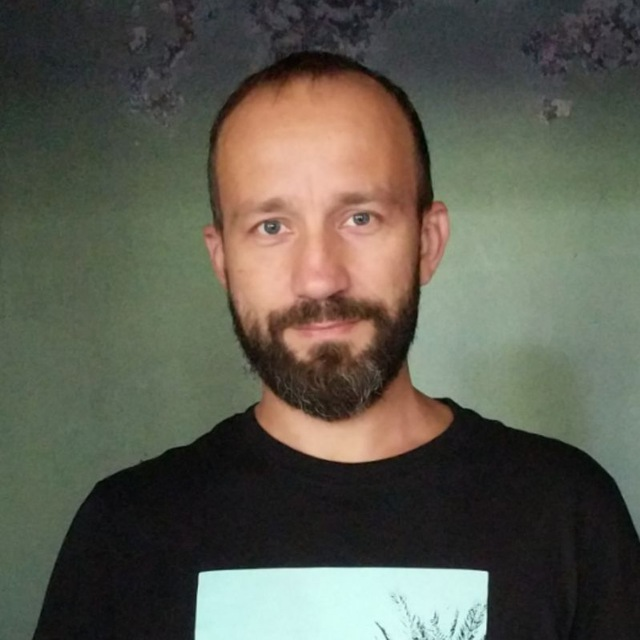
#> input picture 1/img_test_scene.jpg, 640 x 640 px
$ python -i image_processing_basics.py   (imports and definitions only)   (older library calls are emulated)
#> lines starting #> are read from the running program, lines starting #| are printed output that depends on the picture
import cv2
import numpy as np
import matplotlib.pyplot as plt

def binarization(image_path):
    image = cv2.imread(image_path, cv2.IMREAD_GRAYSCALE)
    _, binary_thresh = cv2.threshold(image, 127, 255, cv2.THRESH_BINARY)
    adaptive_thresh = cv2.adaptiveThreshold(image, 255, cv2.ADAPTIVE_THRESH_GAUSSIAN_C, cv2.THRESH_BINARY, 11, 2)

    plt.figure(figsize=(10, 5))
    plt.subplot(1, 3, 1), plt.imshow(image, cmap='gray'), plt.title('Original')
    plt.subplot(1, 3, 2), plt.imshow(binary_thresh, cmap='gray'), plt.title('Threshold')
    plt.subplot(1, 3, 3), plt.imshow(adaptive_thresh, cmap='gray'), plt.title('Adaptive Threshold')
    plt.show()

def sobel_operator(image_path):
#> called with image_path = '../1/img_test_scene.jpg'
    image = cv2.imread(image_path, cv2.IMREAD_GRAYSCALE)
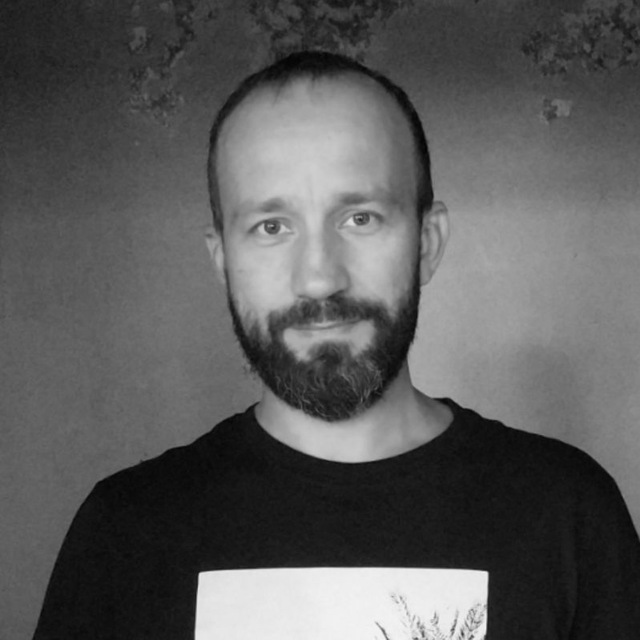
#> image: shape (640, 640); min 2, max 246, mean 90.5
    sobel_x = cv2.Sobel(image, cv2.CV_64F, 1, 0, ksize=3)
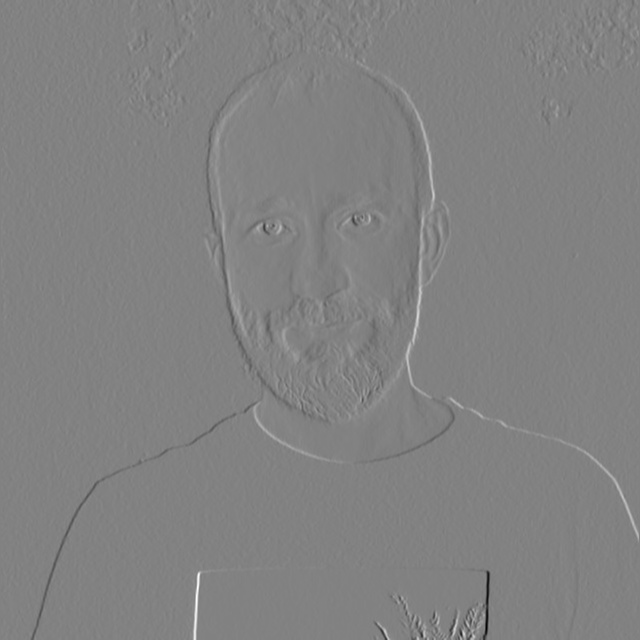
#> sobel_x: shape (640, 640) float64; min -732, max 704, mean 0.2; drawn with min black and max white
    sobel_y = cv2.Sobel(image, cv2.CV_64F, 0, 1, ksize=3)
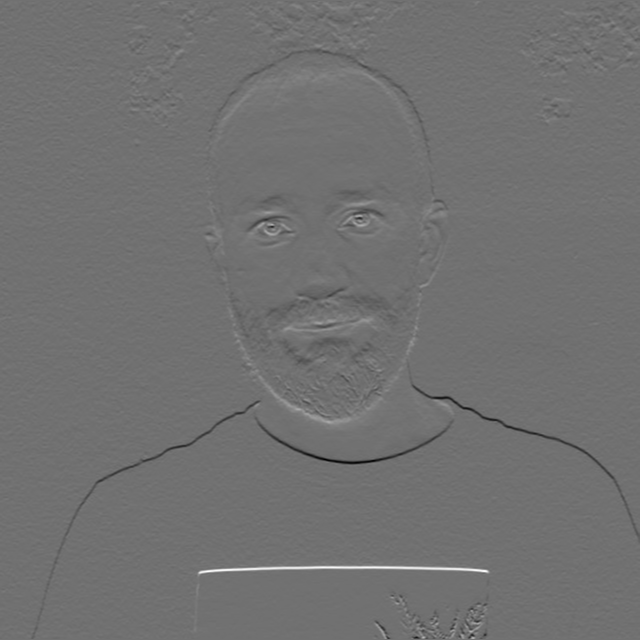
#> sobel_y: shape (640, 640) float64; min -549, max 688, mean 0.8; drawn with min black and max white
    sobel_combined = cv2.magnitude(sobel_x, sobel_y)
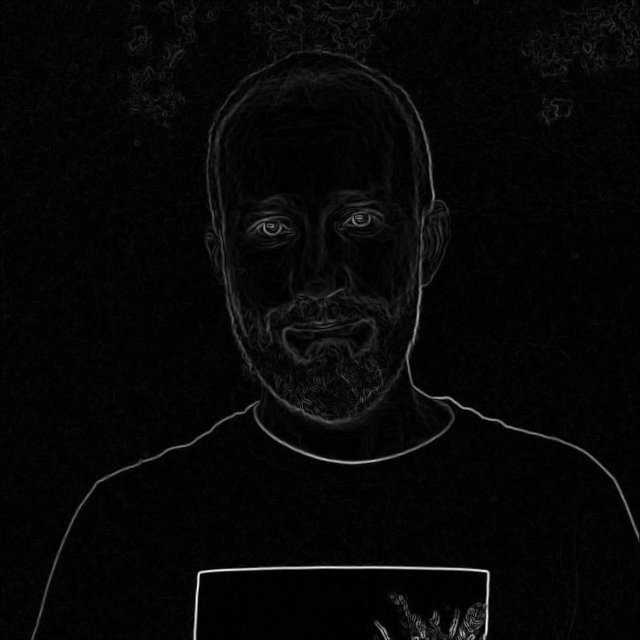
#> sobel_combined: shape (640, 640) float64; min 0, max 732.1, mean 21; drawn with min black and max white

    plt.figure(figsize=(10, 5))
    plt.subplot(1, 3, 1), plt.imshow(image, cmap='gray'), plt.title('Original')
    plt.subplot(1, 3, 2), plt.imshow(np.abs(sobel_x), cmap='gray'), plt.title('Sobel X')
    plt.subplot(1, 3, 3), plt.imshow(np.abs(sobel_y), cmap='gray'), plt.title('Sobel Y')
    plt.show()
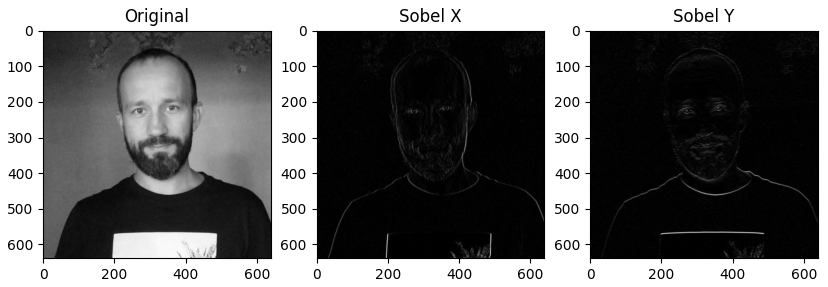
#> figure drawn by matplotlib, 3 panels

def canny_edge_detection(image_path, low_threshold, high_threshold):
#> called with image_path = '../1/img_test_scene.jpg', low_threshold = 50, high_threshold = 150
    image = cv2.imread(image_path, cv2.IMREAD_GRAYSCALE)
    edges = cv2.Canny(image, low_threshold, high_threshold)
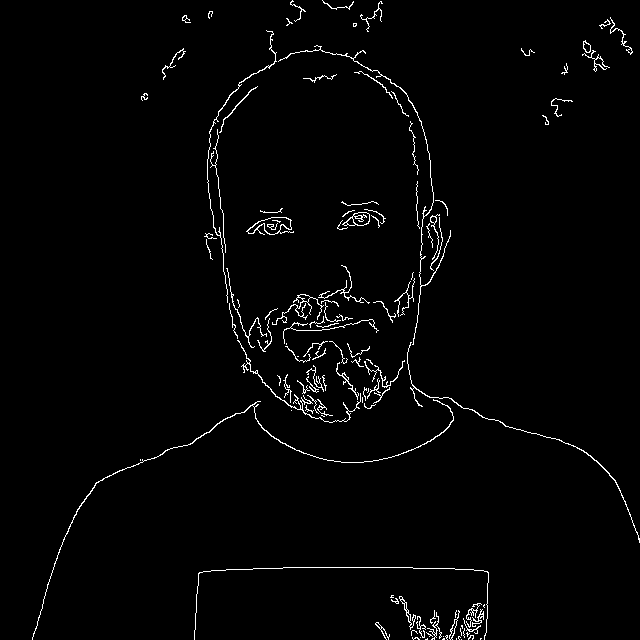
#> edges: shape (640, 640); 1.9% white in thin lines or dots

    plt.figure(figsize=(10, 5))
    plt.subplot(1, 2, 1), plt.imshow(image, cmap='gray'), plt.title('Original')
    plt.subplot(1, 2, 2), plt.imshow(edges, cmap='gray'), plt.title(f'Canny Edges ({low_threshold}, {high_threshold})')
    plt.show()

def compare_methods(image_path):
    print("Applying Sobel Operator:")
    sobel_operator(image_path)
    print("Applying Canny Edge Detection:")
    canny_edge_detection(image_path, 50, 150)

# [5 lines of commented-out code are left out]

>>> result = compare_methods('../1/img_test_scene.jpg')
